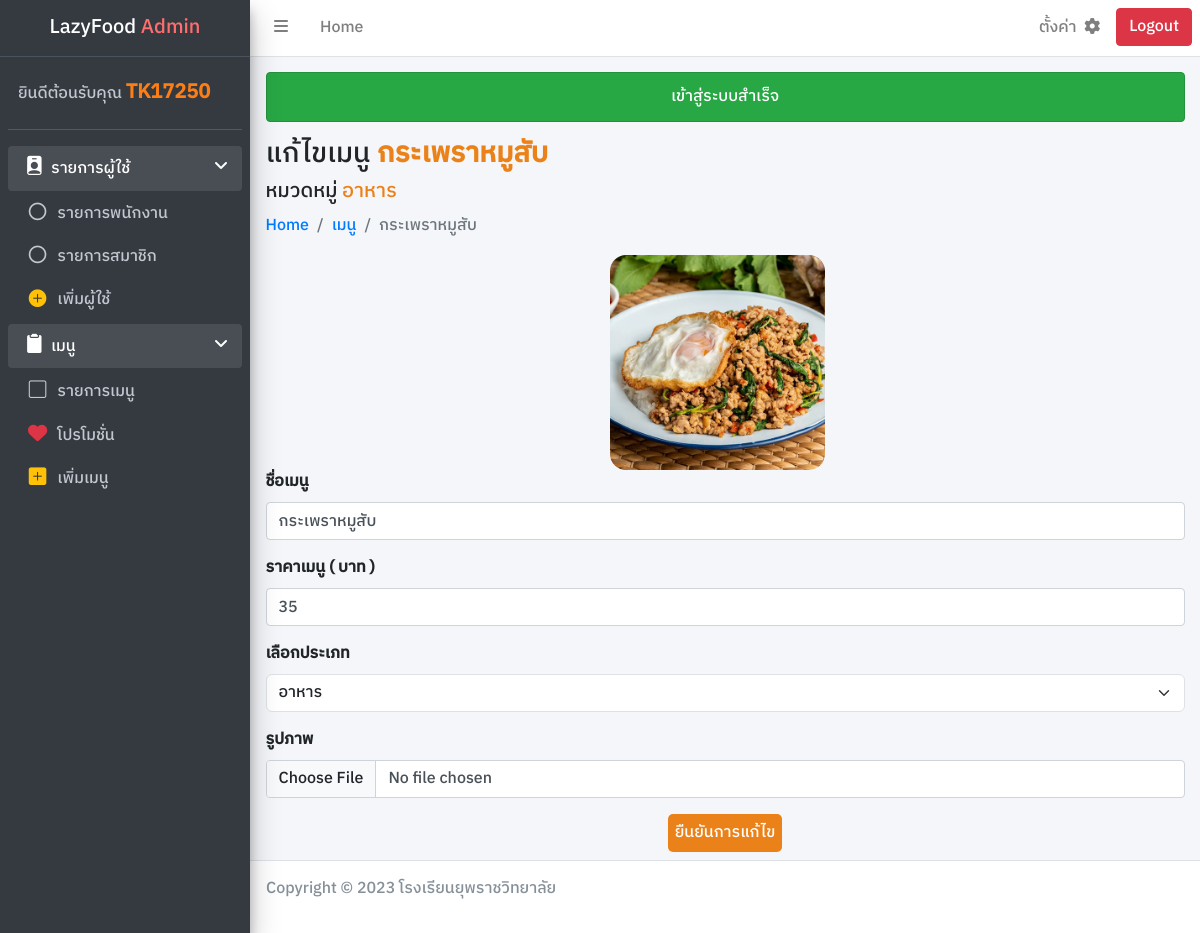
Screenshot of /admin/editmenu.php?menuid=50 (signed in) with the database file from the repository.
### tables this page shows
CREATE TABLE `Menu` (
  `m_id` int(11) NOT NULL,
  `m_name` varchar(255) NOT NULL,
  `m_type` varchar(255) NOT NULL,
  `m_price` int(11) NOT NULL,
  `m_image` varchar(255) NOT NULL,
  `m_promotion` tinyint(1) NOT NULL
);

### connect/server.php (called while the page is built, shortened)
<?php session_start();
    class DB_conn {
        function __construct() {
            $conn = mysqli_connect(DB_host, DB_user, DB_pass, DB_name);
            $this->dbconn = $conn;
        }
    }

### class/menu_db.php (called while the page is built, shortened)
<?php require_once '../connect/server.php';
    class Menu_DB extends DB_conn {
        public function readmenubyid($id) {
            $sql = "SELECT * FROM Menu WHERE m_id = '$id'";
            $result = mysqli_query($this->dbconn, $sql);
            return $result;
        }
    }

### admin/editmenu.php (the view, shortened to what this page needs)
<?php require_once '../connect/server.php';
require_once '../class/menu_db.php';
    $dbmenu = new Menu_DB;
    $menuid = $_GET['menuid'];
    $readmenu = $dbmenu->readmenubyid($menuid);
    $rowmenu = mysqli_fetch_assoc($readmenu);
?>
<!DOCTYPE html>
<html lang="en">
<head>
    <link rel="stylesheet" href="../framework/css/bootstrap.min.css">
    <link rel="stylesheet" href="https://cdn.jsdelivr.net/npm/bootstrap-icons@1.11.2/font/bootstrap-icons.min.css">
    <link rel="stylesheet" href="../framework/css/adminlte.min.css">
    <link rel="stylesheet" href="https://cdnjs.cloudflare.com/ajax/libs/font-awesome/6.2.1/css/all.min.css">
    <link rel="stylesheet" href="../dist/css/main.css">
</head>
<body class="wrapper">
    <?php include_once './component/navbar.php'; ?>
    <?php include_once './component/sidebar.php'; ?>
    <div class="content-wrapper">
        <div class="content-header">
            <div class="container-fluid">
                <div>
                    <?php include_once './component/succeed.php' ?>
                </div>
                <div >
                    <h3 class="">แก้ไขเมนู <a class="fw-bolder color"><?php echo $rowmenu['m_name'] ?></a></h3>
                    <h5>หมวดหมู่ <span class="color"><?php echo $rowmenu['m_type'] ?></span></h5>
                </div>
                <div>
                    <nav aria-label="breadcrumb">
                        <ol class="breadcrumb">
                            <li class="breadcrumb-item"><a href="./adminpage.php">Home</a></li>
                            <li class="breadcrumb-item"><a href="./listmenu.php">เมนู</a></li>
                            <li class="breadcrumb-item active" aria-current="page"><?php echo $rowmenu['m_name'] ?></li>
                        </ol>
                    </nav>
                </div>
            </div>
        </div>
        <div class="content">
            <div class="container-fluid">
                <div class="row">
                    <div class="row col-12">
                        <div class="col-8 col-md-6 col-lg-3 m-auto d-block">
                            <img src="../uploads/<?php echo $rowmenu['m_image'] ?>" id="preview-image" class="img-fluid rounded-4" alt="">
                        </div>
                    </div>
                    <div class="col-12">
                        <form action="../process/editmenu_db.php" method="post" enctype="multipart/form-data">
                            <div class="mb-3">
                                <label for="menuname" class="form-label">ชื่อเมนู</label>
                                <input type="text" class="form-control" id="menuname" name="menuname" value="<?php echo $rowmenu['m_name'] ?>" autocomplete="off" required>
                            </div>
                            <div class="mb-3">
                                <label for="price" class="form-label">ราคาเมนู ( บาท )</label>
                                <input type="number" class="form-control" name="price" id="price" value="<?php echo $rowmenu['m_price'] ?>" autocomplete="off" required>
                            </div>
                            <div class="mb-3">
                                <label for="menutype">เลือกประเภท</label>
                                <select class="form-select" name="menutype" id="menutype" required>
                                    <option value="<?php echo $rowmenu['m_type'] ?>" selected hidden><?php echo $rowmenu['m_type'] ?></option>
                                </select>
                            </div>
                            <div class="mb-3">
                                <label for="image" class="form-label">รูปภาพ</label>
                                <input type="file" class="form-control" accept="image/jpeg, image/png, image/jpg" onchange="showPreview(event);" name="image" id="image" autocomplete="off">
                            </div>
                            <div class="mb-2">
                                <button type="submit" class="btn-color m-auto d-block" name="editmenu">ยืนยันการแก้ไข</button>
                            </div>
                        </form>
                    </div>
                </div>
            </div>
        </div>
    </div>
    <?php include_once './component/footer.php'; ?>
</body>
</html>

### rows the page displays
menu: m_name "กระเพราหมูสับ", m_type "อาหาร", m_image (picture), menuname "กระเพราหมูสับ", price "35", menutype "อาหาร"

### other values shown
$_SESSION['name'] "TK17250"
$_SESSION['succeed'] "เข้าสู่ระบบสำเร็จ"
